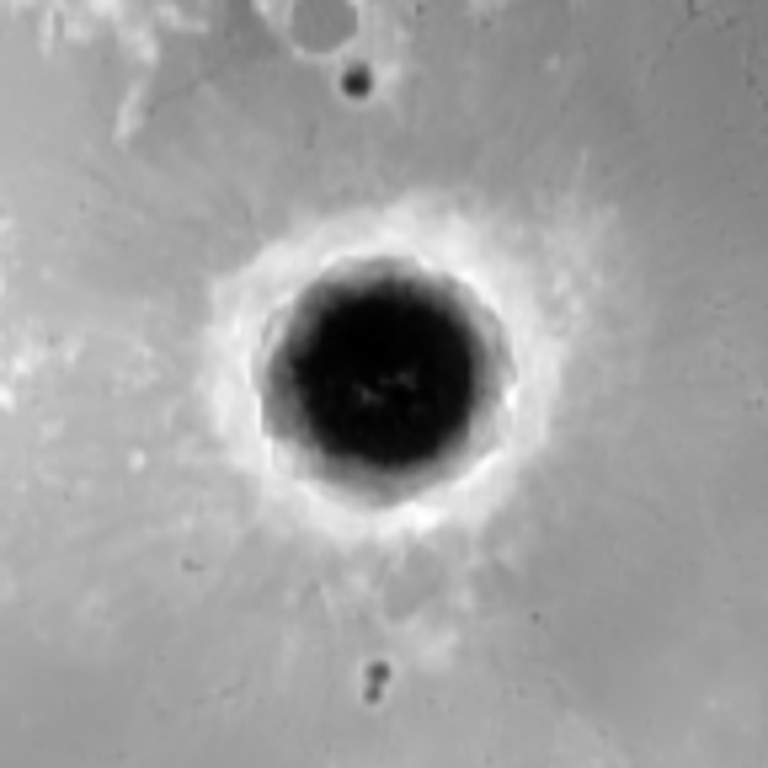
#> input picture dist/assets/copernicus-height.png, 768 x 768 px, given in place of ldem_16_uint.tif, which was not available
$ python prepare_global.py
#> lines starting #> are read from the running program, lines starting #| are printed output that depends on the picture; pictures that were not available may be replaced by others from this repository, and a replacement may not be noted
"""Prepare compact latitude bands for spherical-grid reprojection in the browser."""

from __future__ import annotations

import json
from pathlib import Path

import numpy as np
from PIL import Image

# The NASA 64 ppd global TIFF is 23,040 × 11,520 pixels.
Image.MAX_IMAGE_PIXELS = None


ROOT = Path(__file__).resolve().parents[1]
SOURCE = ROOT / "source-data"
OUTPUT = ROOT / "dist" / "assets"
SOURCE_PPD = 64 if (SOURCE / "ldem_64_uint.tif").exists() else 16
PPD = 32 if SOURCE_PPD == 64 else 16


def make_relief(meters: np.ndarray, albedo: np.ndarray) -> Image.Image:
    gy, gx = np.gradient(meters.astype(np.float32))
    slope_x = gx / (30323.0 / PPD)
    slope_y = gy / (30323.0 / PPD)
    normal_z = 1 / np.sqrt(1 + slope_x * slope_x + slope_y * slope_y)
    light = np.clip((0.25 - slope_x * 0.42 - slope_y * 0.35) * normal_z + 0.55, 0.2, 1.15)
    t = np.clip((meters + 7000) / 12000, 0, 1)
    low = np.array([9, 67, 91], dtype=np.float32)
    mid = np.array([28, 139, 129], dtype=np.float32)
    high = np.array([190, 177, 123], dtype=np.float32)
    color = np.where(t[..., None] < 0.58,
                     low + (mid - low) * np.minimum(t[..., None] / 0.58, 1),
                     mid + (high - mid) * np.minimum((t[..., None] - 0.58) / 0.42, 1))
    grayscale = albedo.astype(np.float32).mean(axis=2, keepdims=True)
    detail = 0.82 + (grayscale / 255 - 0.5) * 0.35
    color = np.clip(color * light[..., None] * detail, 0, 255).astype(np.uint8)
    return Image.fromarray(color, "RGB")


def main() -> None:
    OUTPUT.mkdir(parents=True, exist_ok=True)
    dem = Image.open(SOURCE / f"ldem_{SOURCE_PPD}_uint.tif")
#> dem is the input picture: PIL image 768x768 L; min 0, max 255, mean 160
    albedo = Image.open(SOURCE / "lroc_color_2k.jpg").convert("RGB")
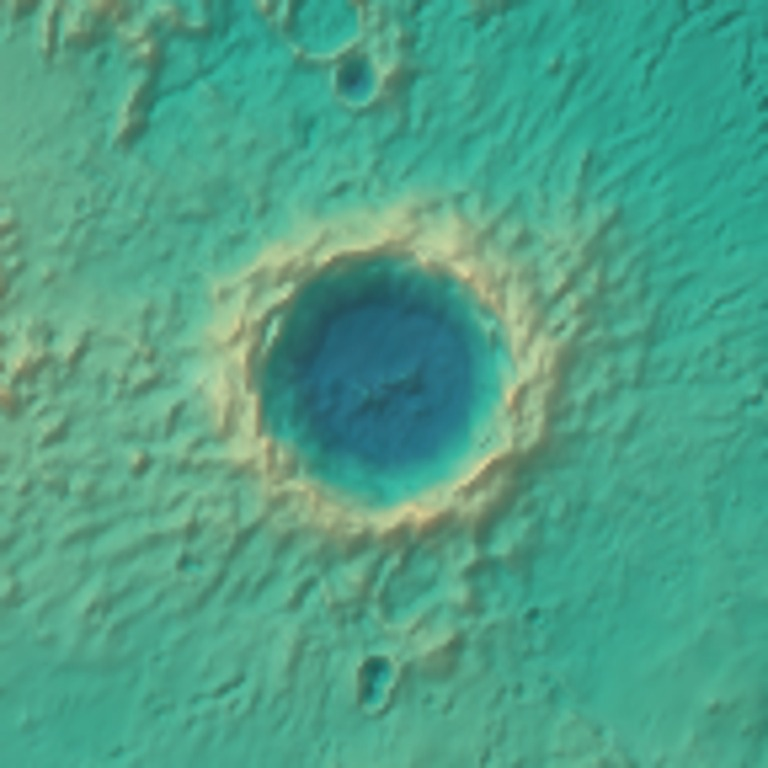
#> input picture dist/assets/copernicus-relief.jpg, 768 x 768 px, given in place of lroc_color_2k.jpg, which was not available
#> albedo is the input picture: PIL image 768x768 RGB; mean R, G, B 79.6, 161.3, 135.2
    albedo.save(OUTPUT / "moon-color.jpg", quality=91, optimize=True)

    rows_per_band = 5 * PPD
    source_rows = 5 * SOURCE_PPD
    for band in range(36):
        top = band * source_rows
        bottom = top + source_rows
        source_band = np.asarray(dem.crop((0, top, dem.width, bottom)), dtype=np.uint16)
        if SOURCE_PPD != PPD:
            scale = SOURCE_PPD // PPD
            original = source_band.reshape(rows_per_band, scale, 360 * PPD, scale).mean(axis=(1, 3)).round().astype(np.uint16)
        else:
            original = source_band
        width = original.shape[1]
        rgb = np.empty((rows_per_band, width, 3), dtype=np.uint8)
        rgb[:, :, 0] = original >> 8
        rgb[:, :, 1] = original & 255
        rgb[:, :, 2] = 0
        Image.fromarray(rgb, "RGB").save(OUTPUT / f"height-band-{band:02d}.png", optimize=True)

        meters = original.astype(np.float32) * 0.5 - 10000
        y0 = top / dem.height * albedo.height
        y1 = bottom / dem.height * albedo.height
        color_band = albedo.crop((0, round(y0), albedo.width, round(y1)))
        color_band = color_band.resize((width, rows_per_band), Image.Resampling.BILINEAR)
        make_relief(meters, np.asarray(color_band)).save(
            OUTPUT / f"relief-band-{band:02d}.jpg", quality=86, optimize=True
        )
#> this loop made 36 passes
#> pass 1, in main, `source_band = np.asarray(dem.crop((0, top, dem.width, bottom)), dtype=..`:
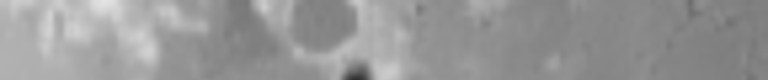
#> source_band: shape (80, 768) uint16; min 47, max 227, mean 151
#> pass 1, in main, `Image.fromarray(rgb, "RGB").save(OUTPUT / f"height-band-{band:02d}.png..`:
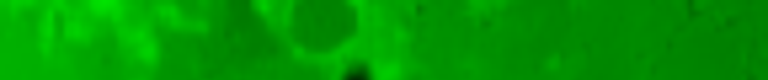
#> saved as height-band-00.png: PIL image 768x80 RGB; mean R, G, B 0, 151, 0
#> pass 1, in main, `color_band = albedo.crop((0, round(y0), albedo.width, round(y1)))`:
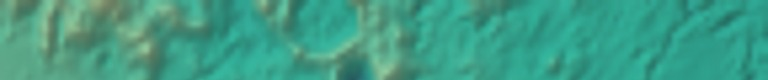
#> color_band: PIL image 768x80 RGB; mean R, G, B 63.1, 157.4, 133.7
#> after the loop: meters: shape (80, 768) float32; every value is -10000
#> after the loop: rgb: shape (80, 768, 3); every value is 0

    manifest = {
        "source": f"NASA LRO WAC / LOLA {SOURCE_PPD} ppd global, averaged to {PPD} ppd",
        "ppd": PPD,
        "tileScheme": "spherified-cube",
        "cubeFaces": 6,
        "cellsPerFaceSide": 18,
        "tileCount": 1944,
        "heightEncoding": "red * 256 + green; elevation_m = value * 0.5 - 10000",
        "heightReferenceRadiusKm": 1737.4,
    }
    (OUTPUT / "terrain-meta.json").write_text(json.dumps(manifest, ensure_ascii=False, indent=2), encoding="utf-8")
    print(json.dumps(manifest, ensure_ascii=False))


if __name__ == "__main__":
    main()
